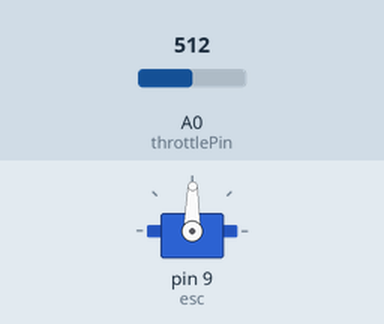
Recording of a sketch running on a simulated Arduino Uno, built with avr-gcc and run on an emulated ATmega328P. Parts: servo. Inputs (shaded band) come from the test bench; at power-on: A0 (throttlePin) = 512. What the sketch prints to the serial monitor is not drawn.

Above: at 2.2 s.
2.3 s: A0 (throttlePin) set to 716
At 2.8 s:
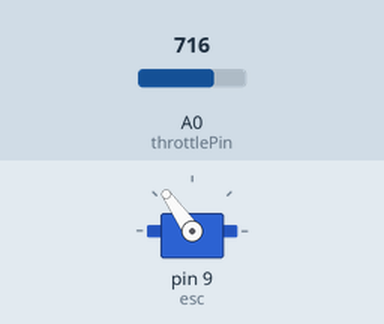
3.8 s: A0 (throttlePin) set to 900
At 5.0 s:
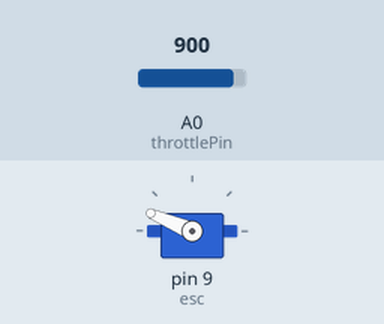
5.3 s: A0 (throttlePin) set to 1023
At 6.3 s:
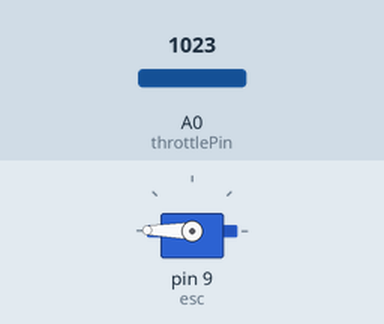
6.8 s: A0 (throttlePin) set to 306
At 7.5 s:
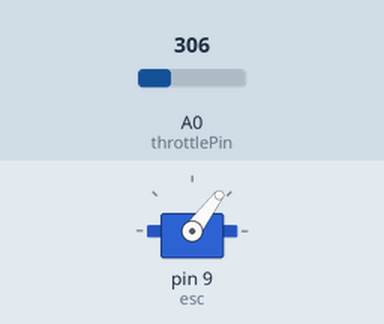
8.3 s: A0 (throttlePin) set to 122
At 9.5 s:
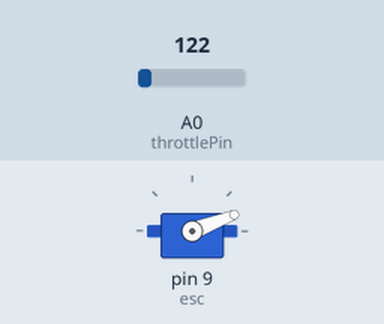
9.8 s: A0 (throttlePin) set to 0
At 10.7 s:
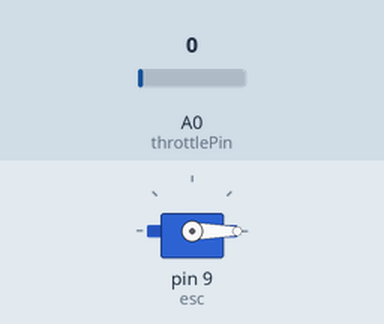
Timing chart, 0 to 12.3 s (numbered marks = the images above; inputs shaded):
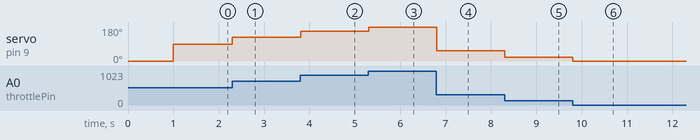

Measured:
- after the input at 2.3 s, servo on pin 9 (esc): 89° → 125° at once
- after the input at 3.8 s, servo on pin 9 (esc): 125° → 157° at once
- after the input at 5.3 s, servo on pin 9 (esc): 157° → 179° at once
- after the input at 6.8 s, servo on pin 9 (esc): 179° → 53° at once
- after the input at 8.3 s, servo on pin 9 (esc): 53° → 21° at once
- after the input at 9.8 s, servo on pin 9 (esc): 21° → 0° at once

The sketch:

volcano_fan_this_one_works.ino
```cpp
#include <Servo.h>

Servo esc;
int throttlePin = 0;

void setup()
{
esc.attach(9);
Serial.begin(9600);
esc.write(0);
delay(1000);
esc.write(179);
}

void loop()
{
int throttle = analogRead(throttlePin);
throttle = map(throttle, 0, 1023, 0, 179);
esc.write(throttle);
Serial.println(throttle);
}
```
